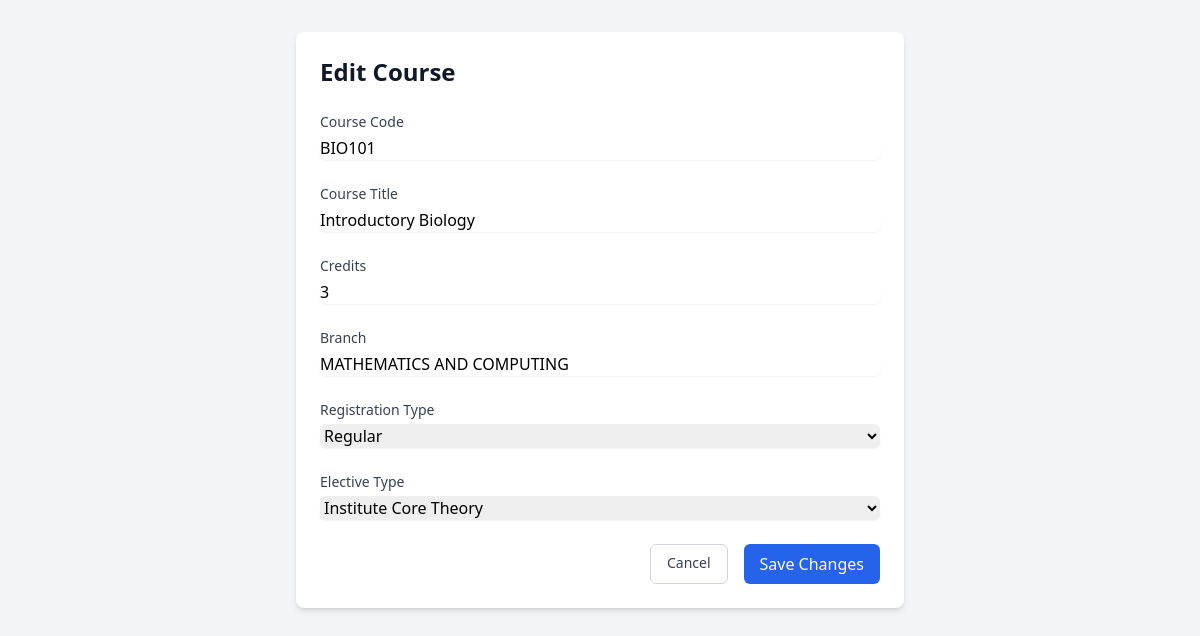
The page /courses/edit/128 (signed in) on the database its author committed.
### tables this page shows
CREATE TABLE courses (
    id INTEGER PRIMARY KEY AUTOINCREMENT,
    course TEXT NOT NULL,
    course_title TEXT NOT NULL,
    credits INTEGER NOT NULL,
    reg_type TEXT NOT NULL,
    elective_type TEXT NOT NULL,
    branch TEXT NOT NULL,
    version INTEGER DEFAULT 1,
    parent_course_id INTEGER,
    is_current BOOLEAN DEFAULT 1
);

### app.py (the view, shortened to what this page needs)
@app.route('/courses/edit/<int:id>', methods=['GET', 'POST'])
@login_required
def edit_course(id):
    db = get_db()
    course = db.execute('SELECT * FROM courses WHERE id = ?',
                       [id]).fetchone()
    if course is None:
        flash('Course not found!')
        return redirect(url_for('view_courses'))
    return render_template('edit_course.html', course=course)

### app.py (called while the page is built)
def get_db():
    db = getattr(g, '_database', None)
    if db is None:
        db = g._database = sqlite3.connect(DATABASE)
        db.row_factory = sqlite3.Row
    return db

@app.teardown_appcontext
def close_connection(exception):
    db = getattr(g, '_database', None)
    if db is not None:
        db.close()

def login_required(f):
    @wraps(f)
    def decorated_function(*args, **kwargs):
        if 'admin' not in session:
            return redirect(url_for('login'))
        return f(*args, **kwargs)
    return decorated_function

### templates/edit_course.html (shortened to what this page needs)
<!DOCTYPE html>
<html lang="en">
<head>
    <script src="https://cdn.tailwindcss.com"></script>
</head>
<body class="bg-gray-100 min-h-screen">
    <div class="max-w-2xl mx-auto px-4 sm:px-6 lg:px-8 py-8">
        <div class="bg-white rounded-lg shadow-md p-6">
            <h1 class="text-2xl font-bold text-gray-900 mb-6">Edit Course</h1>
            <form method="POST" class="space-y-6">
                <div>
                    <label for="course" class="block text-sm font-medium text-gray-700">Course Code</label>
                    <input type="text" name="course" id="course" required
                           value="{{ course.course }}"
                           class="mt-1 block w-full rounded-md border-gray-300 shadow-sm focus:border-blue-500 focus:ring-blue-500">
                </div>
                <div>
                    <label for="course_title" class="block text-sm font-medium text-gray-700">Course Title</label>
                    <input type="text" name="course_title" id="course_title" required
                           value="{{ course.course_title }}"
                           class="mt-1 block w-full rounded-md border-gray-300 shadow-sm focus:border-blue-500 focus:ring-blue-500">
                </div>
                <div>
                    <label for="credits" class="block text-sm font-medium text-gray-700">Credits</label>
                    <input type="number" name="credits" id="credits" required
                           value="{{ course.credits }}"
                           class="mt-1 block w-full rounded-md border-gray-300 shadow-sm focus:border-blue-500 focus:ring-blue-500">
                </div>
                <div>
                    <label for="branch" class="block text-sm font-medium text-gray-700">Branch</label>
                    <input type="text" name="branch" id="branch" required
                           value="{{ course.branch }}"
                           class="mt-1 block w-full rounded-md border-gray-300 shadow-sm focus:border-blue-500 focus:ring-blue-500">
                </div>
                <div>
                    <label for="reg_type" class="block text-sm font-medium text-gray-700">Registration Type</label>
                    <select name="reg_type" id="reg_type" required
                            class="mt-1 block w-full rounded-md border-gray-300 shadow-sm focus:border-blue-500 focus:ring-blue-500">
                        <option value="Core" {% if course.reg_type == 'Regular' %}selected{% endif %}>Regular</option>
                    </select>
                </div>
                <div>
                    <label for="elective_type" class="block text-sm font-medium text-gray-700">Elective Type</label>
                    <select name="elective_type" id="elective_type" required
                            class="mt-1 block w-full rounded-md border-gray-300 shadow-sm focus:border-blue-500 focus:ring-blue-500">
                        <option value="Institute Core Theory" {% if course.elective_type == 'Institute Core Theory' %}selected{% endif %}>Institute Core Theory</option>
                    </select>
                                    </div>
                <div class="flex justify-end space-x-4">
                    <a href="{{ url_for('view_courses') }}"
                       class="px-4 py-2 border border-gray-300 rounded-md text-sm font-medium text-gray-700 hover:bg-gray-50">
                        Cancel
                    </a>
                    <button type="submit"
                            class="px-4 py-2 bg-blue-600 text-white rounded-md hover:bg-blue-700 focus:outline-none focus:ring-2 focus:ring-blue-500 focus:ring-offset-2">
                        Save Changes
                    </button>
                </div>
            </form>
        </div>
    </div>
</body>
</html>

### rows shown on the page
courses: course "BIO101", course_title "Introductory Biology", credits "3", branch "MATHEMATICS AND COMPUTING", reg_type "Regular", elective_type "Institute Core Theory"
